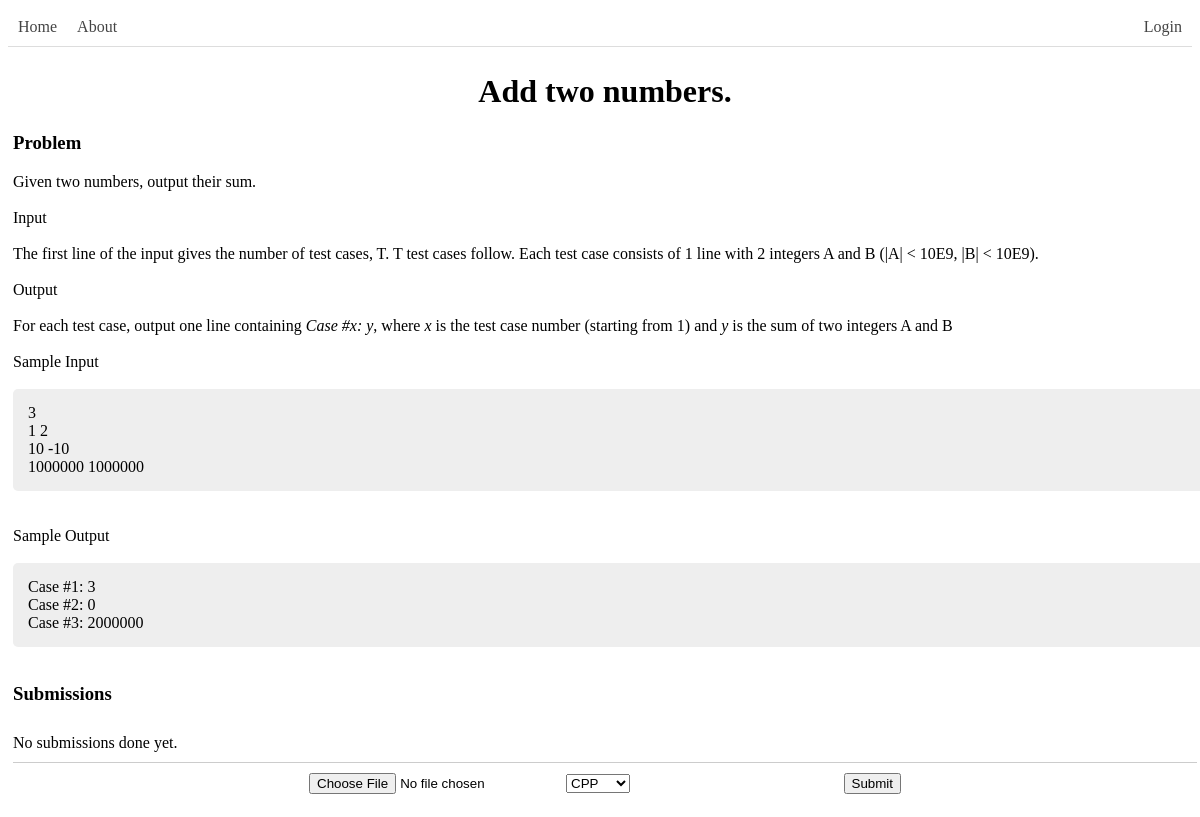
Page /problem/0f1afbcd-6419-4200-ba47-4aca339fe982 on the committed database.
### website/models.py (models this page shows, shortened)
class Problem(models.Model):
    id = models.UUIDField(primary_key=True, default=uuid.uuid4, help_text='Unique ID for this particular problem')
    name = models.CharField(max_length=255, help_text='Problem name')
    description = models.TextField()

### website/views.py (the view, shortened to what this page needs)
# urls.py: path('problem/<uuid:problem_id>', views.problem, name='problem')
def problem(request, problem_id):
    try:
        context = {
            'problem': Problem.objects.get(id=problem_id),
            'submissions': Submission.objects.filter(problem_id=problem_id),
            'form': SubmissionForm()
        }
        return render(request, 'problem.html', context=context)
    except (Submission.DoesNotExist, Problem.DoesNotExist):
        return render(request, 'not_found.html')

### website/forms.py
class SubmissionForm(forms.Form):
    file = forms.FileField(label="")
    language = forms.ChoiceField(choices=LANGUAGE, label="", widget=forms.Select())

### website/templates/problem.html (shortened to what this page needs)
{% extends "base.html" %}
{% block content %}
<div id="res-cont">
    <center><h1>{{problem.name}}</h1></center>
    <h3>Problem</h3>
    {{problem.description|safe}}
    <br>
    <h3>Submissions</h3>
    {% if submissions %}
    {% for element in submissions %}
    <div class="problem-block-index">
        {{element.get_result_display}} - {{element.submissionTime}}
    </div>
    {% endfor %}
    {% else %}
    <div class="problem-block-index">
        No submissions done yet.
    </div>
    {% endif %}
    <form method="post" enctype="multipart/form-data" class="submission-form">
        {{ form }}
        <input class="submission-button" type="submit" value="Submit">
    </form>
</div>
{% endblock %}

### website/static/css/styles.css (style rules this page uses)
#res-cont { margin: auto; padding: 5px; }
@media (pointer:none), (pointer:coarse), (max-width: 800px) { #res-cont { width: 100%; } }
.problem-block-index { border: none; border-bottom: solid 1px #ccc; padding: 10px 0px; }
.code-sample { border-radius: 5px; padding: 15px; width: 100%; background-color: #EEE; }
.submission-form { padding: 10px; margin: auto; width: 50%; }
.submission-form .submission-button { float: right; }

### rows in the picture
Problem: name "Add two numbers.", description "Given two numbers, output their sum. Input The first line of the input gives the number of test cases, T. T test cases follow. Each test case consists of 1 line with 2 integers A and B (|A| < 10E9, |B| < 10E9). Output For each test case, output one line containing Case #x: y , where x is the test case number (starting from 1) and y is the sum of two integers A and B Sample Input 3 1 2 10 -10 1000000 1000000 Sample Output Case #1: 3 Case #2: 0 Case #3: 2000000"
